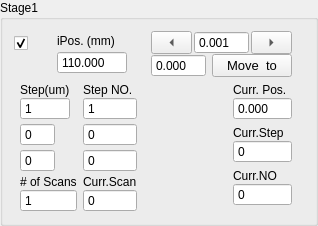
             <widget class="QGroupBox" name="stage1Group">
              <property name="sizePolicy">
               <sizepolicy hsizetype="Expanding" vsizetype="Expanding">
                <horstretch>0</horstretch>
                <verstretch>0</verstretch>
               </sizepolicy>
              </property>
              <property name="title">
               <string>Stage1</string>
              </property>
              <layout class="QFormLayout" name="formLayout_3">
               <item row="0" column="0" colspan="2">
                <layout class="QHBoxLayout" name="horizontalLayout_2" stretch="1,3,0">
                 <property name="spacing">
                  <number>0</number>
                 </property>
                 <item>
                  <layout class="QVBoxLayout" name="verticalLayout_68">
                   <item>
                    <widget class="QCheckBox" name="activeStage1">
                     <property name="sizePolicy">
                      <sizepolicy hsizetype="Expanding" vsizetype="Fixed">
                       <horstretch>0</horstretch>
                       <verstretch>0</verstretch>
                      </sizepolicy>
                     </property>
                     <property name="toolTip">
                      <string>Active Instrument?</string>
                     </property>
                     <property name="text">
                      <string/>
                     </property>
                     <property name="checked">
                      <bool>true</bool>
                     </property>
                     <property name="mytype" stdset="0">
                      <string>checkbox</string>
                     </property>
                    </widget>
                   </item>
                   <item>
                    <spacer name="horizontalSpacer_5">
                     <property name="orientation">
                      <enum>Qt::Orientation::Horizontal</enum>
                     </property>
                     <property name="sizeType">
                      <enum>QSizePolicy::Policy::Fixed</enum>
                     </property>
                     <property name="sizeHint" stdset="0">
                      <size>
                       <width>20</width>
                       <height>20</height>
                      </size>
                     </property>
                    </spacer>
                   </item>
                  </layout>
                 </item>
                 <item>
                  <layout class="QVBoxLayout" name="verticalLayout_43">
                   <property name="spacing">
                    <number>0</number>
                   </property>
                   <property name="leftMargin">
                    <number>12</number>
                   </property>
                   <property name="topMargin">
                    <number>0</number>
                   </property>
                   <property name="rightMargin">
                    <number>12</number>
                   </property>
                   <item>
                    <widget class="QLabel" name="label_23">
                     <property name="sizePolicy">
                      <sizepolicy hsizetype="Expanding" vsizetype="Fixed">
                       <horstretch>0</horstretch>
                       <verstretch>0</verstretch>
                      </sizepolicy>
                     </property>
                     <property name="maximumSize">
                      <size>
                       <width>16777215</width>
                       <height>16777215</height>
                      </size>
                     </property>
                     <property name="text">
                      <string>iPos. (mm)</string>
                     </property>
                     <property name="mytype" stdset="0">
                      <string>label</string>
                     </property>
                    </widget>
                   </item>
                   <item>
                    <widget class="QDoubleSpinBox" name="iPos1">
                     <property name="sizePolicy">
                      <sizepolicy hsizetype="Expanding" vsizetype="Fixed">
                       <horstretch>0</horstretch>
                       <verstretch>0</verstretch>
                      </sizepolicy>
                     </property>
                     <property name="maximumSize">
                      <size>
                       <width>16777215</width>
                       <height>16777215</height>
                      </size>
                     </property>
                     <property name="buttonSymbols">
                      <enum>QAbstractSpinBox::ButtonSymbols::NoButtons</enum>
                     </property>
                     <property name="decimals">
                      <number>3</number>
                     </property>
                     <property name="maximum">
                      <double>220.000000000000000</double>
                     </property>
                     <property name="value">
                      <double>110.000000000000000</double>
                     </property>
                    </widget>
                   </item>
                  </layout>
                 </item>
                 <item>
                  <layout class="QVBoxLayout" name="verticalLayout_54">
                   <property name="spacing">
                    <number>0</number>
                   </property>
                   <property name="leftMargin">
                    <number>12</number>
                   </property>
                   <property name="rightMargin">
                    <number>12</number>
                   </property>
                   <item>
                    <layout class="QHBoxLayout" name="horizontalLayout_20">
                     <property name="spacing">
                      <number>2</number>
                     </property>
                     <item>
                      <widget class="QToolButton" name="stage1JogL">
                       <property name="sizePolicy">
                        <sizepolicy hsizetype="Expanding" vsizetype="Fixed">
                         <horstretch>0</horstretch>
                         <verstretch>0</verstretch>
                        </sizepolicy>
                       </property>
                       <property name="minimumSize">
                        <size>
                         <width>0</width>
                         <height>0</height>
                        </size>
                       </property>
                       <property name="maximumSize">
                        <size>
                         <width>16777215</width>
                         <height>16777215</height>
                        </size>
                       </property>
                       <property name="text">
                        <string>...</string>
                       </property>
                       <property name="toolButtonStyle">
                        <enum>Qt::ToolButtonStyle::ToolButtonIconOnly</enum>
                       </property>
                       <property name="arrowType">
                        <enum>Qt::ArrowType::LeftArrow</enum>
                       </property>
                       <property name="mytype" stdset="0">
                        <string>arrowbutton</string>
                       </property>
                      </widget>
                     </item>
                     <item>
                      <widget class="QDoubleSpinBox" name="stage1JogStep">
                       <property name="sizePolicy">
                        <sizepolicy hsizetype="Expanding" vsizetype="Fixed">
                         <horstretch>0</horstretch>
                         <verstretch>0</verstretch>
                        </sizepolicy>
                       </property>
                       <property name="maximumSize">
                        <size>
                         <width>16777215</width>
                         <height>16777215</height>
                        </size>
                       </property>
                       <property name="buttonSymbols">
                        <enum>QAbstractSpinBox::ButtonSymbols::NoButtons</enum>
                       </property>
                       <property name="decimals">
                        <number>3</number>
                       </property>
                       <property name="minimum">
                        <double>-50.000000000000000</double>
                       </property>
                       <property name="maximum">
                        <double>210.000000000000000</double>
                       </property>
                       <property name="value">
                        <double>0.001000000000000</double>
                       </property>
                      </widget>
                     </item>
                     <item>
                      <widget class="QToolButton" name="stage1JogR">
                       <property name="sizePolicy">
                        <sizepolicy hsizetype="Expanding" vsizetype="Fixed">
                         <horstretch>0</horstretch>
                         <verstretch>0</verstretch>
                        </sizepolicy>
                       </property>
                       <property name="minimumSize">
                        <size>
                         <width>0</width>
                         <height>0</height>
                        </size>
                       </property>
                       <property name="maximumSize">
                        <size>
                         <width>16777215</width>
                         <height>16777215</height>
                        </size>
                       </property>
                       <property name="text">
                        <string>...</string>
                       </property>
                       <property name="arrowType">
                        <enum>Qt::ArrowType::RightArrow</enum>
                       </property>
                       <property name="mytype" stdset="0">
                        <string>arrowbutton</string>
                       </property>
                      </widget>
                     </item>
                    </layout>
                   </item>
                   <item>
                    <layout class="QHBoxLayout" name="horizontalLayout_7">
                     <property name="spacing">
                      <number>6</number>
                     </property>
                     <property name="leftMargin">
                      <number>0</number>
                     </property>
                     <item>
                      <widget class="QDoubleSpinBox" name="stage1SetPos">
                       <property name="sizePolicy">
                        <sizepolicy hsizetype="Expanding" vsizetype="Fixed">
                         <horstretch>0</horstretch>
                         <verstretch>0</verstretch>
                        </sizepolicy>
                       </property>
                       <property name="maximumSize">
                        <size>
                         <width>16777215</width>
                         <height>16777215</height>
                        </size>
                       </property>
                       <property name="buttonSymbols">
                        <enum>QAbstractSpinBox::ButtonSymbols::NoButtons</enum>
                       </property>
                       <property name="decimals">
                        <number>3</number>
                       </property>
                       <property name="minimum">
                        <double>-50.000000000000000</double>
                       </property>
                       <property name="maximum">
                        <double>210.000000000000000</double>
                       </property>
                      </widget>
                     </item>
                     <item>
                      <widget class="QPushButton" name="stage1MoveTo">
                       <property name="sizePolicy">
                        <sizepolicy hsizetype="Expanding" vsizetype="Fixed">
                         <horstretch>0</horstretch>
                         <verstretch>0</verstretch>
                        </sizepolicy>
                       </property>
                       <property name="maximumSize">
                        <size>
                         <width>16777215</width>
                         <height>16777215</height>
                        </size>
                       </property>
                       <property name="font">
                        <font>
                         <pointsize>10</pointsize>
                        </font>
                       </property>
                       <property name="text">
                        <string>Move  to</string>
                       </property>
                       <property name="mytype" stdset="0">
                        <string>clickable_button</string>
                       </property>
                      </widget>
                     </item>
                    </layout>
                   </item>
                  </layout>
                 </item>
                </layout>
               </item>
               <item row="1" column="0">
                <layout class="QFormLayout" name="formLayout_2">
                 <property name="verticalSpacing">
                  <number>3</number>
                 </property>
                 <property name="leftMargin">
                  <number>6</number>
                 </property>
                 <item row="0" column="0">
                  <layout class="QVBoxLayout" name="verticalLayout_63">
                   <property name="spacing">
                    <number>0</number>
                   </property>
                   <item>
                    <widget class="QLabel" name="label_24">
                     <property name="sizePolicy">
                      <sizepolicy hsizetype="Expanding" vsizetype="Fixed">
                       <horstretch>2</horstretch>
                       <verstretch>0</verstretch>
                      </sizepolicy>
                     </property>
                     <property name="maximumSize">
                      <size>
                       <width>16777215</width>
                       <height>16777215</height>
                      </size>
                     </property>
                     <property name="text">
                      <string>Step(um)</string>
                     </property>
                     <property name="mytype" stdset="0">
                      <string>label</string>
                     </property>
                    </widget>
                   </item>
                   <item>
                    <widget class="QSpinBox" name="stage1Step1">
                     <property name="sizePolicy">
                      <sizepolicy hsizetype="Expanding" vsizetype="Fixed">
                       <horstretch>0</horstretch>
                       <verstretch>0</verstretch>
                      </sizepolicy>
                     </property>
                     <property name="maximumSize">
                      <size>
                       <width>16777215</width>
                       <height>16777215</height>
                      </size>
                     </property>
                     <property name="buttonSymbols">
                      <enum>QAbstractSpinBox::ButtonSymbols::NoButtons</enum>
                     </property>
                     <property name="minimum">
                      <number>-100</number>
                     </property>
                     <property name="value">
                      <number>1</number>
                     </property>
                    </widget>
                   </item>
                  </layout>
                 </item>
                 <item row="0" column="1">
                  <layout class="QVBoxLayout" name="verticalLayout_64">
                   <property name="spacing">
                    <number>0</number>
                   </property>
                   <item>
                    <widget class="QLabel" name="label_25">
                     <property name="sizePolicy">
                      <sizepolicy hsizetype="Expanding" vsizetype="Fixed">
                       <horstretch>1</horstretch>
                       <verstretch>0</verstretch>
                      </sizepolicy>
                     </property>
                     <property name="maximumSize">
                      <size>
                       <width>16777215</width>
                       <height>16777215</height>
                      </size>
                     </property>
                     <property name="text">
                      <string>Step NO.</string>
                     </property>
                     <property name="mytype" stdset="0">
                      <string>label</string>
                     </property>
                    </widget>
                   </item>
                   <item>
                    <widget class="QSpinBox" name="stage1Step1NO">
                     <property name="sizePolicy">
                      <sizepolicy hsizetype="Expanding" vsizetype="Fixed">
                       <horstretch>0</horstretch>
                       <verstretch>0</verstretch>
                      </sizepolicy>
                     </property>
                     <property name="maximumSize">
                      <size>
                       <width>16777215</width>
                       <height>16777215</height>
                      </size>
                     </property>
                     <property name="buttonSymbols">
                      <enum>QAbstractSpinBox::ButtonSymbols::NoButtons</enum>
                     </property>
                     <property name="maximum">
                      <number>10000</number>
                     </property>
                     <property name="value">
                      <number>1</number>
                     </property>
                     <property name="mytype" stdset="0">
                      <string>intNO</string>
                     </property>
                    </widget>
                   </item>
                  </layout>
                 </item>
                 <item row="1" column="0">
                  <widget class="QSpinBox" name="stage1Step2">
                   <property name="sizePolicy">
                    <sizepolicy hsizetype="Expanding" vsizetype="Fixed">
                     <horstretch>0</horstretch>
                     <verstretch>0</verstretch>
                    </sizepolicy>
                   </property>
                   <property name="maximumSize">
                    <size>
                     <width>16777215</width>
                     <height>16777215</height>
                    </size>
                   </property>
                   <property name="buttonSymbols">
                    <enum>QAbstractSpinBox::ButtonSymbols::NoButtons</enum>
                   </property>
                   <property name="minimum">
                    <number>-100</number>
                   </property>
                  </widget>
                 </item>
                 <item row="1" column="1">
                  <widget class="QSpinBox" name="stage1Step2NO">
                   <property name="sizePolicy">
                    <sizepolicy hsizetype="Expanding" vsizetype="Fixed">
                     <horstretch>0</horstretch>
                     <verstretch>0</verstretch>
                    </sizepolicy>
                   </property>
                   <property name="maximumSize">
                    <size>
                     <width>16777215</width>
                     <height>16777215</height>
                    </size>
                   </property>
                   <property name="buttonSymbols">
                    <enum>QAbstractSpinBox::ButtonSymbols::NoButtons</enum>
                   </property>
                   <property name="maximum">
                    <number>10000</number>
                   </property>
                   <property name="value">
                    <number>0</number>
                   </property>
                   <property name="mytype" stdset="0">
                    <string>intNO</string>
                   </property>
                  </widget>
                 </item>
                 <item row="2" column="0">
                  <widget class="QSpinBox" name="stage1Step3">
                   <property name="sizePolicy">
                    <sizepolicy hsizetype="Expanding" vsizetype="Fixed">
                     <horstretch>0</horstretch>
                     <verstretch>0</verstretch>
                    </sizepolicy>
                   </property>
                   <property name="maximumSize">
                    <size>
                     <width>16777215</width>
                     <height>16777215</height>
                    </size>
                   </property>
                   <property name="buttonSymbols">
                    <enum>QAbstractSpinBox::ButtonSymbols::NoButtons</enum>
                   </property>
                   <property name="minimum">
                    <number>-100</number>
                   </property>
                  </widget>
                 </item>
                 <item row="2" column="1">
                  <widget class="QSpinBox" name="stage1Step3NO">
                   <property name="sizePolicy">
                    <sizepolicy hsizetype="Expanding" vsizetype="Fixed">
                     <horstretch>0</horstretch>
                     <verstretch>0</verstretch>
                    </sizepolicy>
                   </property>
                   <property name="maximumSize">
                    <size>
                     <width>16777215</width>
                     <height>16777215</height>
                    </size>
                   </property>
                   <property name="buttonSymbols">
                    <enum>QAbstractSpinBox::ButtonSymbols::NoButtons</enum>
                   </property>
                   <property name="maximum">
                    <number>10000</number>
                   </property>
                   <property name="value">
                    <number>0</number>
                   </property>
                   <property name="mytype" stdset="0">
                    <string>intNO</string>
                   </property>
                  </widget>
                 </item>
                 <item row="3" column="0">
                  <layout class="QVBoxLayout" name="verticalLayout_14">
                   <property name="spacing">
                    <number>0</number>
                   </property>
                   <item>
                    <widget class="QLabel" name="label_26">
                     <property name="sizePolicy">
                      <sizepolicy hsizetype="Expanding" vsizetype="Fixed">
                       <horstretch>0</horstretch>
                       <verstretch>0</verstretch>
                      </sizepolicy>
                     </property>
                     <property name="maximumSize">
                      <size>
                       <width>16777215</width>
                       <height>16777215</height>
                      </size>
                     </property>
                     <property name="text">
                      <string># of Scans</string>
                     </property>
                     <property name="mytype" stdset="0">
                      <string>label</string>
                     </property>
                    </widget>
                   </item>
                   <item>
                    <widget class="QSpinBox" name="scanRepNO1">
                     <property name="sizePolicy">
                      <sizepolicy hsizetype="Expanding" vsizetype="Fixed">
                       <horstretch>0</horstretch>
                       <verstretch>0</verstretch>
                      </sizepolicy>
                     </property>
                     <property name="maximumSize">
                      <size>
                       <width>16777215</width>
                       <height>16777215</height>
                      </size>
                     </property>
                     <property name="buttonSymbols">
                      <enum>QAbstractSpinBox::ButtonSymbols::NoButtons</enum>
                     </property>
                     <property name="minimum">
                      <number>1</number>
                     </property>
                     <property name="mytype" stdset="0">
                      <string>intNO</string>
                     </property>
                    </widget>
                   </item>
                  </layout>
                 </item>
                 <item row="3" column="1">
                  <layout class="QVBoxLayout" name="verticalLayout_15">
                   <property name="spacing">
                    <number>0</number>
                   </property>
                   <item>
                    <widget class="QLabel" name="label_11">
                     <property name="sizePolicy">
                      <sizepolicy hsizetype="Expanding" vsizetype="Fixed">
                       <horstretch>0</horstretch>
                       <verstretch>0</verstretch>
                      </sizepolicy>
                     </property>
                     <property name="maximumSize">
                      <size>
                       <width>16777215</width>
                       <height>16777215</height>
                      </size>
                     </property>
                     <property name="text">
                      <string>Curr.Scan</string>
                     </property>
                     <property name="mytype" stdset="0">
                      <string>label</string>
                     </property>
                    </widget>
                   </item>
                   <item>
                    <widget class="QSpinBox" name="stage1CurrScan">
                     <property name="sizePolicy">
                      <sizepolicy hsizetype="Expanding" vsizetype="Fixed">
                       <horstretch>0</horstretch>
                       <verstretch>0</verstretch>
                      </sizepolicy>
                     </property>
                     <property name="maximumSize">
                      <size>
                       <width>16777215</width>
                       <height>16777215</height>
                      </size>
                     </property>
                     <property name="buttonSymbols">
                      <enum>QAbstractSpinBox::ButtonSymbols::NoButtons</enum>
                     </property>
                     <property name="mytype" stdset="0">
                      <string>intNO</string>
                     </property>
                    </widget>
                   </item>
                  </layout>
                 </item>
                </layout>
               </item>
               <item row="1" column="1">
                <layout class="QVBoxLayout" name="verticalLayout_51">
                 <property name="leftMargin">
                  <number>90</number>
                 </property>
                 <property name="rightMargin">
                  <number>12</number>
                 </property>
                 <item>
                  <layout class="QVBoxLayout" name="verticalLayout_19">
                   <property name="spacing">
                    <number>0</number>
                   </property>
                   <item>
                    <widget class="QLabel" name="label_3">
                     <property name="sizePolicy">
                      <sizepolicy hsizetype="Expanding" vsizetype="Fixed">
                       <horstretch>0</horstretch>
                       <verstretch>0</verstretch>
                      </sizepolicy>
                     </property>
                     <property name="maximumSize">
                      <size>
                       <width>16777215</width>
                       <height>16777215</height>
                      </size>
                     </property>
                     <property name="text">
                      <string>Curr. Pos.</string>
                     </property>
                     <property name="mytype" stdset="0">
                      <string>label</string>
                     </property>
                    </widget>
                   </item>
                   <item>
                    <widget class="QDoubleSpinBox" name="stage1CurrPos">
                     <property name="sizePolicy">
                      <sizepolicy hsizetype="Expanding" vsizetype="Fixed">
                       <horstretch>0</horstretch>
                       <verstretch>0</verstretch>
                      </sizepolicy>
                     </property>
                     <property name="maximumSize">
                      <size>
                       <width>16777215</width>
                       <height>16777215</height>
                      </size>
                     </property>
                     <property name="buttonSymbols">
                      <enum>QAbstractSpinBox::ButtonSymbols::NoButtons</enum>
                     </property>
                     <property name="decimals">
                      <number>3</number>
                     </property>
                     <property name="minimum">
                      <double>-210.000000000000000</double>
                     </property>
                     <property name="maximum">
                      <double>210.000000000000000</double>
                     </property>
                    </widget>
                   </item>
                  </layout>
                 </item>
                 <item>
                  <layout class="QVBoxLayout" name="verticalLayout_18">
                   <property name="spacing">
                    <number>0</number>
                   </property>
                   <item>
                    <widget class="QLabel" name="label_12">
                     <property name="sizePolicy">
                      <sizepolicy hsizetype="Expanding" vsizetype="Fixed">
                       <horstretch>0</horstretch>
                       <verstretch>0</verstretch>
                      </sizepolicy>
                     </property>
                     <property name="maximumSize">
                      <size>
                       <width>16777215</width>
                       <height>16777215</height>
                      </size>
                     </property>
                     <property name="text">
                      <string>Curr.Step</string>
                     </property>
                     <property name="mytype" stdset="0">
                      <string>label</string>
                     </property>
                    </widget>
                   </item>
                   <item>
                    <widget class="QSpinBox" name="stage1CurrStep">
                     <property name="sizePolicy">
                      <sizepolicy hsizetype="Expanding" vsizetype="Fixed">
                       <horstretch>0</horstretch>
                       <verstretch>0</verstretch>
                      </sizepolicy>
                     </property>
                     <property name="maximumSize">
                      <size>
                       <width>16777215</width>
                       <height>16777215</height>
                      </size>
                     </property>
                     <property name="buttonSymbols">
                      <enum>QAbstractSpinBox::ButtonSymbols::NoButtons</enum>
                     </property>
                     <property name="maximum">
                      <number>10000</number>
                     </property>
                     <property name="mytype" stdset="0">
                      <string>intNO</string>
                     </property>
                    </widget>
                   </item>
                  </layout>
                 </item>
                 <item>
                  <layout class="QVBoxLayout" name="verticalLayout_17">
                   <property name="spacing">
                    <number>0</number>
                   </property>
                   <item>
                    <widget class="QLabel" name="label_37">
                     <property name="sizePolicy">
                      <sizepolicy hsizetype="Expanding" vsizetype="Fixed">
                       <horstretch>0</horstretch>
                       <verstretch>0</verstretch>
                      </sizepolicy>
                     </property>
                     <property name="maximumSize">
                      <size>
                       <width>16777215</width>
                       <height>16777215</height>
                      </size>
                     </property>
                     <property name="text">
                      <string>Curr.NO</string>
                     </property>
                     <property name="mytype" stdset="0">
                      <string>label</string>
                     </property>
                    </widget>
                   </item>
                   <item>
                    <widget class="QSpinBox" name="stage1CurrStepNO">
                     <property name="sizePolicy">
                      <sizepolicy hsizetype="Expanding" vsizetype="Fixed">
                       <horstretch>0</horstretch>
                       <verstretch>0</verstretch>
                      </sizepolicy>
                     </property>
                     <property name="maximumSize">
                      <size>
                       <width>16777215</width>
                       <height>16777215</height>
                      </size>
                     </property>
                     <property name="buttonSymbols">
                      <enum>QAbstractSpinBox::ButtonSymbols::NoButtons</enum>
                     </property>
                     <property name="mytype" stdset="0">
                      <string>intNO</string>
                     </property>
                    </widget>
                   </item>
                  </layout>
                 </item>
                </layout>
               </item>
              </layout>
             </widget>
